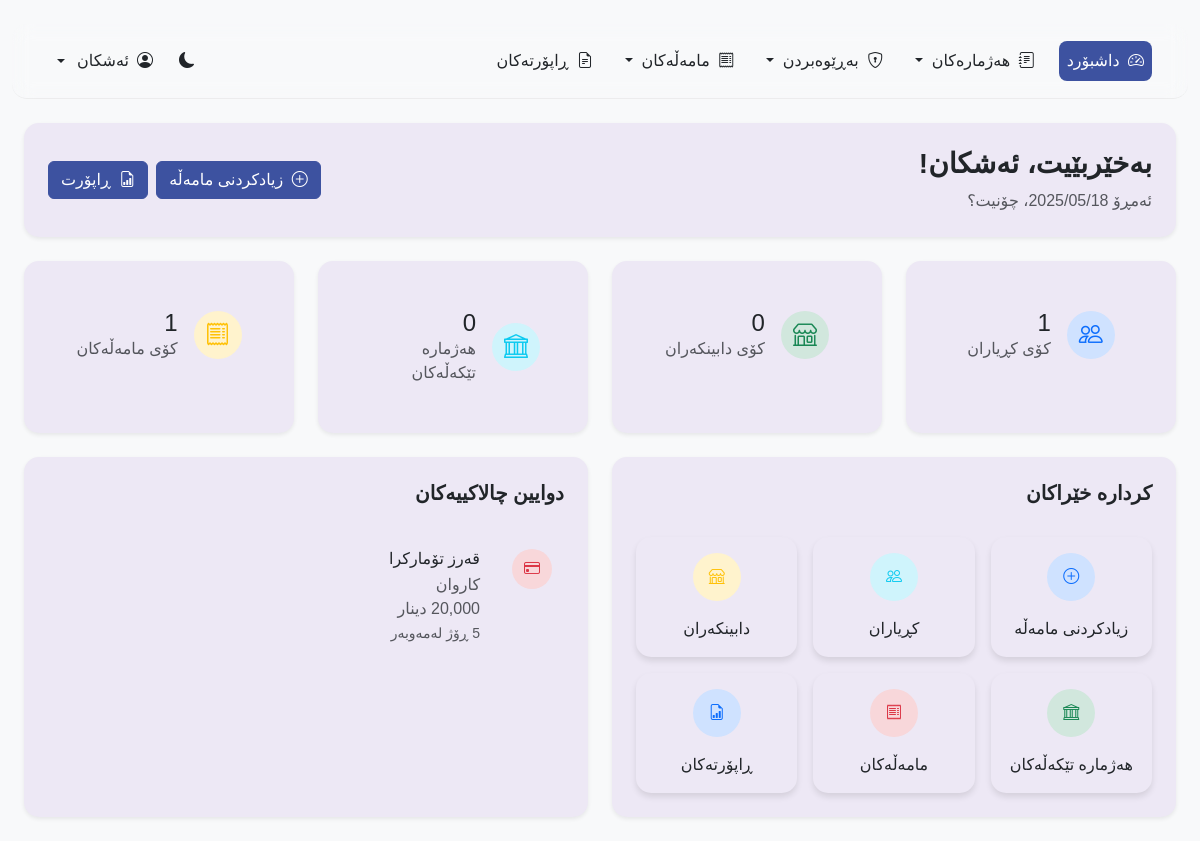
/pages/dashboard.php (signed in), run on an earlier commit of the app's database.
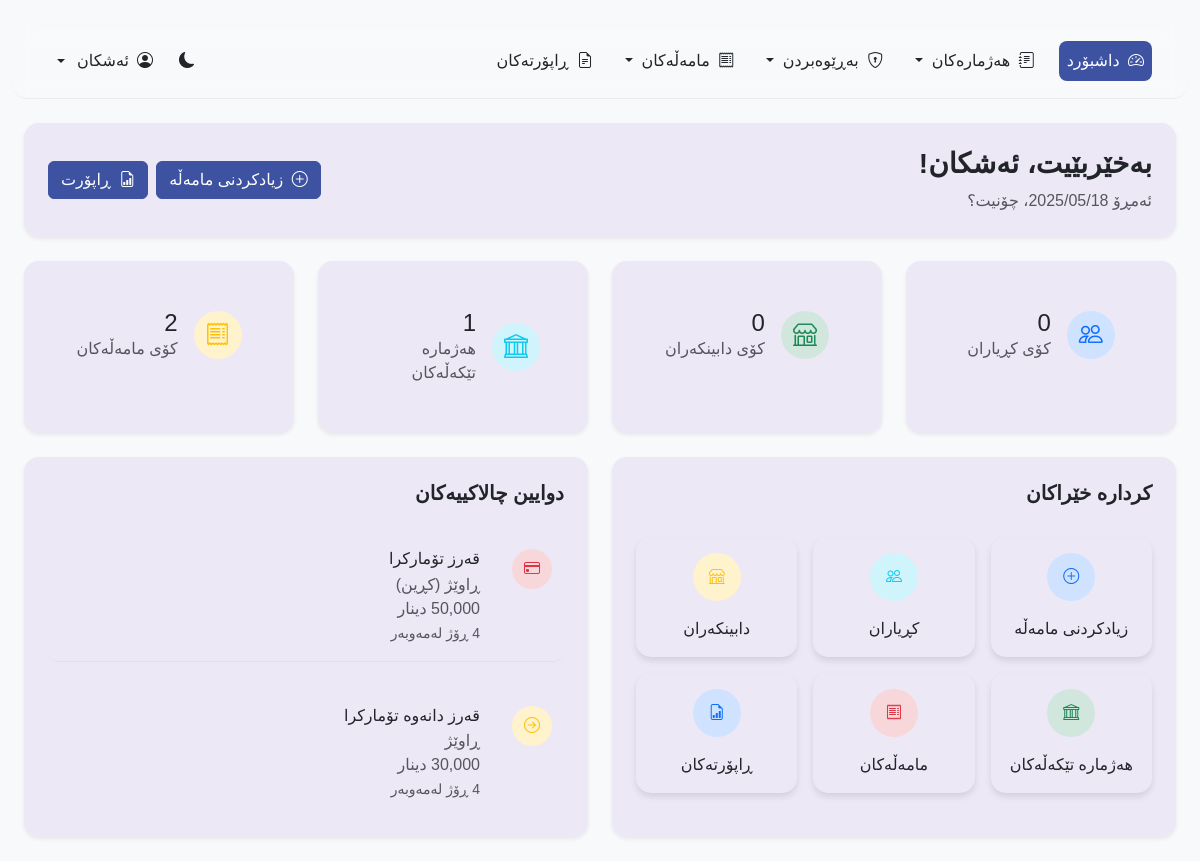
And on a later commit of the database.
### tables this page shows
CREATE TABLE `users` (
  `id` int(11) NOT NULL,
  `username` varchar(50) NOT NULL,
  `password` varchar(255) NOT NULL,
  `full_name` varchar(100) NOT NULL,
  `role_id` int(11) DEFAULT NULL,
  `is_active` tinyint(1) DEFAULT 1,
  `last_login` timestamp NULL DEFAULT NULL,
  `created_by` int(11) DEFAULT NULL,
  `created_at` timestamp NOT NULL DEFAULT current_timestamp(),
  `updated_at` timestamp NOT NULL DEFAULT current_timestamp() ON UPDATE current_timestamp()
);

CREATE TABLE `transactions` (
  `id` int(11) NOT NULL,
  `type` enum('credit','cash','advance','payment','collection','advance_refund','advance_collection') NOT NULL,
  `amount` decimal(10,2) NOT NULL,
  `date` date NOT NULL,
  `due_date` date DEFAULT NULL,
  `account_type` varchar(50) NOT NULL,
  `customer_id` int(11) DEFAULT NULL,
  `supplier_id` int(11) DEFAULT NULL,
  `mixed_account_id` int(11) DEFAULT NULL,
  `direction` enum('sale','purchase','advance_give','advance_receive') DEFAULT NULL COMMENT 'For mixed accounts: sale = we sell to them, purchase = we buy from them, advance_give = we give advance to them, advance_receive = we receive advance from them',
  `notes` text DEFAULT NULL,
  `created_by` int(11) DEFAULT NULL,
  `created_at` timestamp NOT NULL DEFAULT current_timestamp(),
  `is_deleted` tinyint(1) NOT NULL DEFAULT 0,
  `deleted_at` timestamp NULL DEFAULT NULL
);

CREATE TABLE `customers` (
  `id` int(11) NOT NULL,
  `name` varchar(100) NOT NULL,
  `phone1` varchar(20) NOT NULL,
  `phone2` varchar(20) DEFAULT NULL,
  `guarantor_name` varchar(100) DEFAULT NULL,
  `guarantor_phone` varchar(20) DEFAULT NULL,
  `owed_amount` decimal(10,2) NOT NULL DEFAULT 0.00,
  `advance_payment` decimal(10,2) NOT NULL DEFAULT 0.00,
  `city` varchar(50) NOT NULL,
  `location` enum('inside','outside') NOT NULL DEFAULT 'inside',
  `notes` text DEFAULT NULL,
  `created_by` int(11) DEFAULT NULL,
  `created_at` timestamp NOT NULL DEFAULT current_timestamp(),
  `updated_at` timestamp NOT NULL DEFAULT current_timestamp() ON UPDATE current_timestamp()
);

CREATE TABLE `mixed_accounts` (
  `id` int(11) NOT NULL,
  `name` varchar(100) NOT NULL,
  `phone1` varchar(20) NOT NULL,
  `phone2` varchar(20) DEFAULT NULL,
  `guarantor_name` varchar(100) DEFAULT NULL,
  `guarantor_phone` varchar(20) DEFAULT NULL,
  `they_owe` decimal(10,2) NOT NULL DEFAULT 0.00,
  `we_owe` decimal(10,2) NOT NULL DEFAULT 0.00,
  `they_advance` decimal(10,2) NOT NULL DEFAULT 0.00,
  `we_advance` decimal(10,2) NOT NULL DEFAULT 0.00,
  `city` varchar(50) NOT NULL,
  `location` enum('inside','outside') NOT NULL DEFAULT 'inside',
  `notes` text DEFAULT NULL,
  `created_by` int(11) DEFAULT NULL,
  `created_at` timestamp NOT NULL DEFAULT current_timestamp(),
  `updated_at` timestamp NOT NULL DEFAULT current_timestamp() ON UPDATE current_timestamp()
);

### process/dashboard/dashboard.php (called while the page is built, shortened)
<?php
$db = Database::getInstance();
$stmt = $db->prepare("SELECT * FROM users WHERE id = ?");
$stmt->execute([$_SESSION['user_id']]);
$user = $stmt->fetch();
$stats = [
    'total_users' => $db->query("SELECT COUNT(*) FROM users")->fetchColumn(),
    'active_users' => $db->query("SELECT COUNT(*) FROM users WHERE is_active = 1")->fetchColumn(),
    'total_roles' => $db->query("SELECT COUNT(*) FROM roles")->fetchColumn(),
    'total_permissions' => $db->query("SELECT COUNT(*) FROM permissions")->fetchColumn()
];
$stats['total_customers'] = $db->query("SELECT COUNT(*) FROM customers")->fetchColumn();
$stats['total_suppliers'] = $db->query("SELECT COUNT(*) FROM suppliers")->fetchColumn();
$stats['total_mixed_accounts'] = $db->query("SELECT COUNT(*) FROM mixed_accounts")->fetchColumn();
$stats['total_transactions'] = $db->query("SELECT COUNT(*) FROM transactions")->fetchColumn();
$transaction_types = $db->query("
    SELECT type, COUNT(*) as count, SUM(amount) as total_amount
    FROM transactions
    WHERE type != ''
    GROUP BY type
")->fetchAll(PDO::FETCH_ASSOC);
$recent_transactions = $db->query("
    SELECT
        t.id,
        t.type,
        t.amount,
        t.date,
        t.customer_id,
        t.supplier_id,
        t.mixed_account_id,
        t.direction,
        t.created_at,
        c.name AS customer_name,
        s.name AS supplier_name,
        m.name AS mixed_account_name
    FROM
        transactions t
    LEFT JOIN
        customers c ON t.customer_id = c.id
    LEFT JOIN
        suppliers s ON t.supplier_id = s.id
    LEFT JOIN
        mixed_accounts m ON t.mixed_account_id = m.id
    ORDER BY t.created_at DESC
    LIMIT 5
")->fetchAll(PDO::FETCH_ASSOC);
return [
    'user' => $user,
    'stats' => $stats,
    'transaction_types' => $transaction_types,
    'recent_transactions' => $recent_transactions
];

### pages/dashboard.php (the view, shortened to what the rows shown need)
<?php
$dashboardData = require __DIR__ . '/../process/dashboard/dashboard.php';
$user = $dashboardData['user'];
$stats = $dashboardData['stats'];
$recent_transactions = $dashboardData['recent_transactions'];
?>
<!DOCTYPE html>
<html lang="ku" dir="rtl" data-bs-theme="<?php echo isset($_COOKIE['theme']) ? $_COOKIE['theme'] : 'light'; ?>">
<head>
    <link rel="stylesheet" href="https://cdn.jsdelivr.net/npm/bootstrap@5.3.2/dist/css/bootstrap.rtl.min.css">
    <link rel="stylesheet" href="https://cdn.jsdelivr.net/npm/bootstrap-icons@1.11.3/font/bootstrap-icons.min.css">
    <link rel="stylesheet" href="../assets/css/common.css">
    <link rel="stylesheet" href="../assets/css/navbar.css">
    <link rel="stylesheet" href="../assets/css/dashboard.css">
</head>
<body class="bg-body-tertiary">
    <div class="container-fluid py-4">
        <div class="container-fluid">
            <div class="row mb-4">
                <div class="col-12">
                    <div class="card border-0 shadow-sm">
                        <div class="card-body p-4">
                            <div class="d-flex flex-column flex-md-row justify-content-between align-items-md-center">
                                <div class="welcome-text mb-3 mb-md-0">
                                    <h1 class="h3 mb-2">بەخێربێیت، <?php echo htmlspecialchars($user['full_name']); ?>!</h1>
                                    <p class="text-muted mb-0">ئەمڕۆ <?php echo date('Y/m/d'); ?>، چۆنیت؟</p>
                                </div>
                            </div>
                        </div>
                    </div>
                </div>
            </div>
            <div class="row g-4 mb-4">
                <div class="col-12 col-sm-6 col-xl-3">
                    <div class="card h-100 border-0 shadow-sm stat-card">
                        <div class="card-body p-4">
                            <div class="d-flex align-items-center">
                                <div>
                                    <h3 class="fs-4 mb-0"><?php echo $stats['total_mixed_accounts']; ?></h3>
                                    <p class="text-muted mb-0">هەژمارە تێکەڵەکان</p>
                                </div>
                            </div>
                        </div>
                    </div>
                </div>
                <div class="col-12 col-sm-6 col-xl-3">
                    <div class="card h-100 border-0 shadow-sm stat-card">
                        <div class="card-body p-4">
                            <div class="d-flex align-items-center">
                                <div>
                                    <h3 class="fs-4 mb-0"><?php echo $stats['total_transactions']; ?></h3>
                                    <p class="text-muted mb-0">کۆی مامەڵەکان</p>
                                </div>
                            </div>
                        </div>
                    </div>
                </div>
            </div>
            <div class="row g-4">
                <div class="col-12 col-lg-6">
                    <div class="card border-0 shadow-sm h-100">
                        <div class="card-body">
                            <div class="activity-list">
                                <?php if (empty($recent_transactions)): ?>
                                <div class="text-center text-muted py-3">
                                    هیچ چالاکییەک نییە
                                </div>
                                <?php else: ?>
                                    <?php foreach ($recent_transactions as $index => $transaction):
                                        $typeText = "";
                                        $typeIcon = "";
                                        $typeClass = "";
                                        switch ($transaction['type']) {
                                            case 'credit':
                                                $typeText = "قەرز";
                                                $typeIcon = "credit-card";
                                                $typeClass = "danger";
                                                break;
                                            case 'payment':
                                                $typeText = "قەرز دانەوە";
                                                $typeIcon = "arrow-right-circle";
                                                $typeClass = "warning";
                                                break;
                                        }
                                        $accountName = "";
                                        if (!empty($transaction['customer_id']) && !empty($transaction['customer_name'])) {
                                            $accountName = $transaction['customer_name'];
                                        } elseif (!empty($transaction['supplier_id']) && !empty($transaction['supplier_name'])) {
                                            $accountName = $transaction['supplier_name'];
                                        } elseif (!empty($transaction['mixed_account_id']) && !empty($transaction['mixed_account_name'])) {
                                            $accountName = $transaction['mixed_account_name'];
                                            if ($transaction['direction'] === "sale") {
                                                $accountName .= " (فرۆشتن)";
                                            } elseif ($transaction['direction'] === "purchase") {
                                                $accountName .= " (کڕین)";
                                            }
                                        }
                                        $created_at = new DateTime($transaction['created_at']);
                                        $now = new DateTime();
                                        $interval = $now->getTimestamp() - $created_at->getTimestamp();
                                        if ($interval < 60) {
                                            $timeAgo = $interval . ' چرکە لەمەوبەر';
                                        } elseif ($interval < 3600) {
                                            $minutes = floor($interval / 60);
                                            $timeAgo = $minutes . ' خولەک لەمەوبەر';
                                        } elseif ($interval < 86400) {
                                            $hours = floor($interval / 3600);
                                            $timeAgo = $hours . ' کاتژمێر لەمەوبەر';
                                        } elseif ($interval < 2592000) {
                                            $days = floor($interval / 86400);
                                            $timeAgo = $days . ' ڕۆژ لەمەوبەر';
                                        } elseif ($interval < 31536000) {
                                            $months = floor($interval / 2592000);
                                            $timeAgo = $months . ' مانگ لەمەوبەر';
                                        } else {
                                            $years = floor($interval / 31536000);
                                            $timeAgo = $years . ' ساڵ لەمەوبەر';
                                        }
                                        $isLast = ($index === count($recent_transactions) - 1);
                                    ?>
                                    <div class="activity-item d-flex align-items-start <?php echo !$isLast ? 'mb-3 pb-3 border-bottom' : ''; ?>">
                                        <div class="activity-icon bg-<?php echo $typeClass; ?>-subtle text-<?php echo $typeClass; ?> rounded-circle p-2 me-3">
                                            <i class="bi bi-<?php echo $typeIcon; ?>"></i>
                                        </div>
                                        <div class="activity-info">
                                            <h6 class="mb-1"><?php echo $typeText; ?> تۆمارکرا</h6>
                                            <p class="mb-0 text-muted"><?php echo htmlspecialchars($accountName); ?></p>
                                            <p class="mb-0 text-muted"><?php echo number_format($transaction['amount']); ?> دینار</p>
                                            <small class="text-muted"><?php echo $timeAgo; ?></small>
                                        </div>
                                    </div>
                                    <?php endforeach; ?>
                                <?php endif; ?>
                            </div>
                        </div>
                    </div>
                </div>
            </div>
        </div>
    </div>
</body>
</html>

What changed in the data, as far as the page shows it:
removed transactions: type "قەرز", customer.name "کاروان", amount "20,000", created_at "5 ڕۆژ لەمەوبەر"
added transactions: mixed_account "1", id "2", type "قەرز", accountName "ڕاوێژ (کڕین)", amount "50,000", created_at "4 ڕۆژ لەمەوبەر"
added transactions: type "قەرز دانەوە", mixed_account.name "ڕاوێژ", amount "30,000", created_at "4 ڕۆژ لەمەوبەر"
Also different on the page:
$stats['total_customers']: "1" → "0"
$stats['total_mixed_accounts']: "0" → (not shown)
$stats['total_transactions']: "1" → (not shown)
